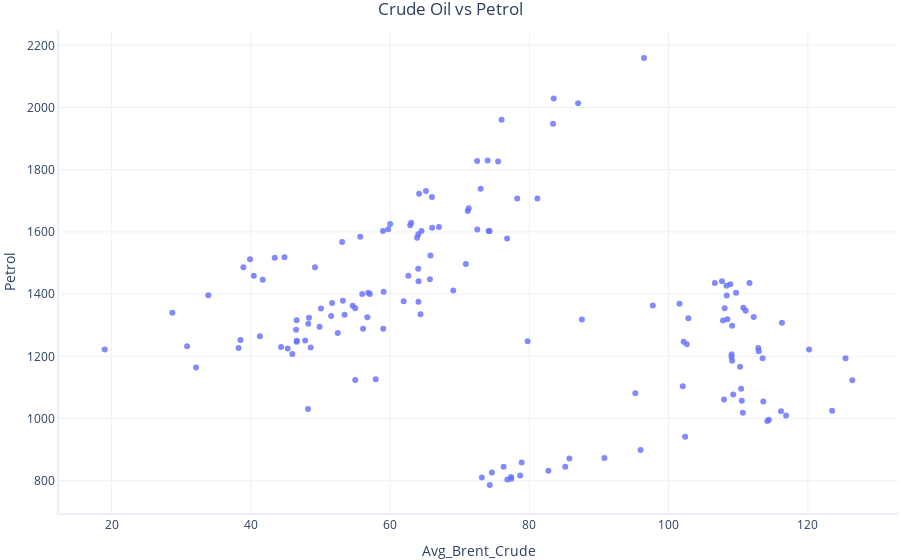
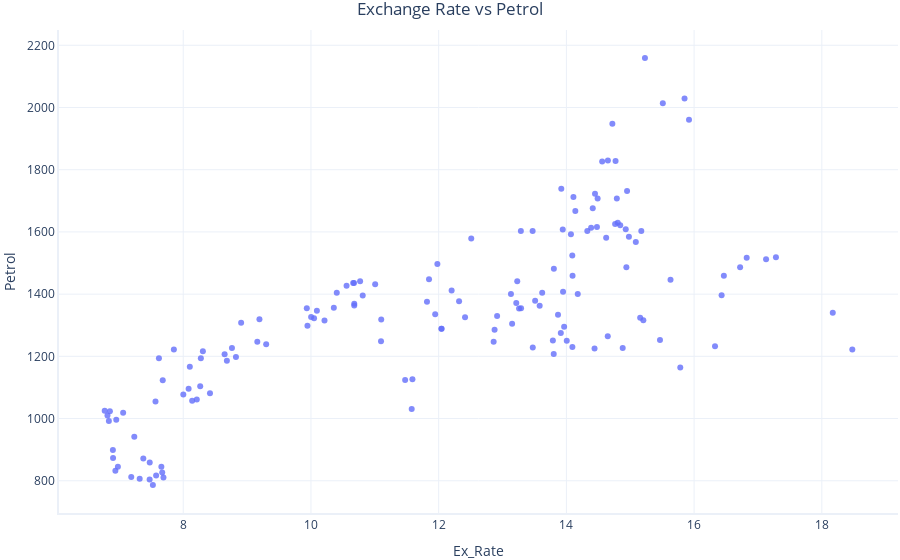

The cell these charts' notebook holds for them, in order:
### Markdown cell above
#### Data Visualization

### Code cell
import plotly.express as px

fig = px.scatter(dataset, x ="Avg_Brent_Crude",y= "Petrol", title='Crude Oil vs Petrol')
fig1 = px.scatter(dataset, x ="Ex_Rate", y= "Petrol", title='Exchange Rate vs Petrol')

fig.show()
fig1.show()

### Figure 1 — Plotly figure (JSON) as saved in the notebook; plotly's stock layout.template omitted (floating-point values rounded to 4 significant figures; data arrays with more than 128 entries replaced by an {"elided": "..."} marker saying what was removed)
{"data": [{"hovertemplate": "Avg_Brent_Crude=%{x}<br>Petrol=%{y}<extra></extra>", "legendgroup": "", "marker": {"color": "#636efa", "symbol": "circle"}, "mode": "markers", "name": "", "orientation": "v", "showlegend": false, "type": "scatter", "x": {"elided": "147 float values"}, "xaxis": "x", "y": {"elided": "147 float values"}, "yaxis": "y"}], "layout": {"legend": {"tracegroupgap": 0}, "title": {"text": "Crude Oil vs Petrol"}, "xaxis": {"anchor": "y", "domain": [0, 1], "title": {"text": "Avg_Brent_Crude"}}, "yaxis": {"anchor": "x", "domain": [0, 1], "title": {"text": "Petrol"}}}}

### Figure 2 — Plotly figure (JSON) as saved in the notebook; plotly's stock layout.template omitted (floating-point values rounded to 4 significant figures; data arrays with more than 128 entries replaced by an {"elided": "..."} marker saying what was removed)
{"data": [{"hovertemplate": "Ex_Rate=%{x}<br>Petrol=%{y}<extra></extra>", "legendgroup": "", "marker": {"color": "#636efa", "symbol": "circle"}, "mode": "markers", "name": "", "orientation": "v", "showlegend": false, "type": "scatter", "x": {"elided": "147 float values"}, "xaxis": "x", "y": {"elided": "147 float values"}, "yaxis": "y"}], "layout": {"legend": {"tracegroupgap": 0}, "title": {"text": "Exchange Rate vs Petrol"}, "xaxis": {"anchor": "y", "domain": [0, 1], "title": {"text": "Ex_Rate"}}, "yaxis": {"anchor": "x", "domain": [0, 1], "title": {"text": "Petrol"}}}}
